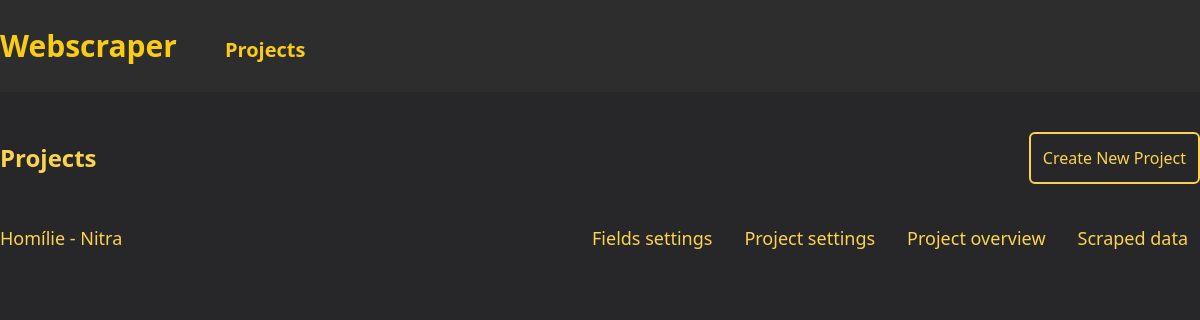
/, run on an earlier commit of the app's database.
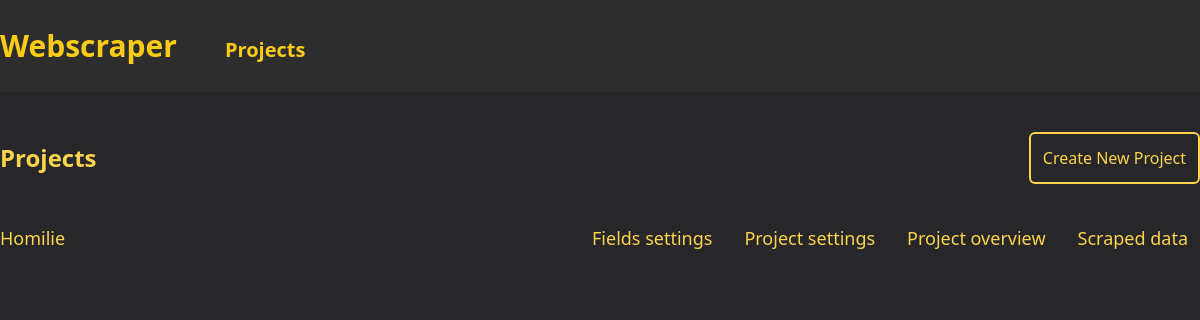
And on a later commit of the database.
### projects/models.py (models this page shows, shortened)
class Project(models.Model):
    SELECTOR_CHOICES = [
        ("xPath", "xPath"),
        ("CSS", "CSS"),
    ]
    main_page_url = models.CharField(max_length=1023)
    name = models.CharField(max_length=1023, default="", blank=True, null=True)
    number_of_pages_to_scrape = models.IntegerField(default=0)
    next_page_to_scrape = models.IntegerField(default=0)
    selector_type = models.CharField(max_length=10, choices=SELECTOR_CHOICES)
    component_path = models.CharField(max_length=1023, blank=True, null=True)
    fields = models.JSONField(default=default_fields)
    created_at = models.DateTimeField(auto_now_add=True)
    updated_at = models.DateTimeField(auto_now=True)

### projects/views.py (the view)
# urls.py: path("", views.ProjectsView.as_view(), name="projects"),
class ProjectsView(View):
    def get(self, request):
        projects = Project.objects.all()
        return render(request, "projects/projects.html", {"projects": projects})

### projects/templates/projects/projects.html
{% extends 'base.html' %}
{% load static %}
{% block content %}
<div class="my-10 w-full flex flex-col gap-7">
    <div class="flex flex-row items-center justify-between">
        <div class="text-2xl text-amber-300 font-bold">Projects</div>
        <a href="{% url 'projects:create_project' %}" class="px-3 py-3 w-fit items-center text-center text-amber-300 border-2 border-amber-300  hover:bg-amber-300 hover:text-zinc-800 rounded-md font-medium">
            Create New Project
        </a>
    </div>
    <div class="w-full flex flex-col divide-y-2 divide-amber-300">
    {% for project in projects %}
        <div class="w-full flex flex-row align-middle py-3 font-medium text-lg text-amber-300 justify-between">
            {{ project.name }}
            <div class="flex gap-x-2">
                <a href="{% url 'project' project.id %}" class="px-3 min-w-32 items-center text-center text-amber-300  hover:bg-amber-300 hover:text-zinc-800 rounded-md font-medium">
                    Fields settings
                </a>
                <a href="{% url 'projects:update_project' project.id %}" class="px-3 min-w-32 items-center text-center text-amber-300  hover:bg-amber-300 hover:text-zinc-800 rounded-md font-medium">
                    Project settings
                </a>
                <a href="{% url 'projects:project_overview' project.id %}" class="px-3 min-w-32 items-center text-center text-amber-300  hover:bg-amber-300 hover:text-zinc-800 rounded-md font-medium">
                    Project overview
                </a>
                <a href="{% url 'scraped_data:show_data' project.id %}" class="px-3 min-w-32 items-center text-center text-amber-300 hover:bg-amber-300 hover:text-zinc-800 rounded-md font-medium">
                    Scraped data
                </a>
            </div>
        </div>
    {% empty %}
        <div class="px-3 min-w-32 items-center text-center text-amber-300">
            No projects yet
        </div>
    {% endfor %}
    </div>
</div>
{% endblock %}

### templates/base.html (shortened to what this page needs)
{% load static %}
<!DOCTYPE html>
<html lang="en">
<head>
    <link rel='stylesheet' type="text/css" media="screen" href="{% static 'css/styles.css' %}">
    <link rel='stylesheet' type="text/css" media="screen" href="{% static 'css/tailwind.css' %}">
</head>
<body class="bg-zinc-800">
    {% include 'components/menu.html' %}
    <div class="mx-auto w-[1200px] min-h-screen relativ" data-controller="scroll-top" data-action="scroll@window->scroll-top#handleScroll">
        {% block content %}
        {% endblock %}
    </div>
</body>
</html>

### templates/components/menu.html
<nav
    class="w-full py-7 mb-8 bg-prism-tomorrow-bg items-center align-middle"
>
    <div class="flex mx-auto max-w-[1200px] w-full gap-x-12 items-baseline">
        <a href="{% url 'projects:projects' %}">
            <h1 class="font-extrabold text-3xl text-yellow-400 ">Webscraper</h1>
        </a>
        <a href="{% url 'projects:projects' %}" class="font-extrabold text-xl text-yellow-400 ">
            Projects
        </a>
    </div>
</nav>

### templates/common/scroll_to_top_button.html (shortened to what this page needs)
{% load static %}

### static/css/styles.css (style rules this page uses)
.bg-prism-tomorrow-bg { background-color:#2d2d2d }

What changed in the data, as far as the page shows it:
removed Project: name "Homílie - Nitra"
added Project: name "Homilie"
